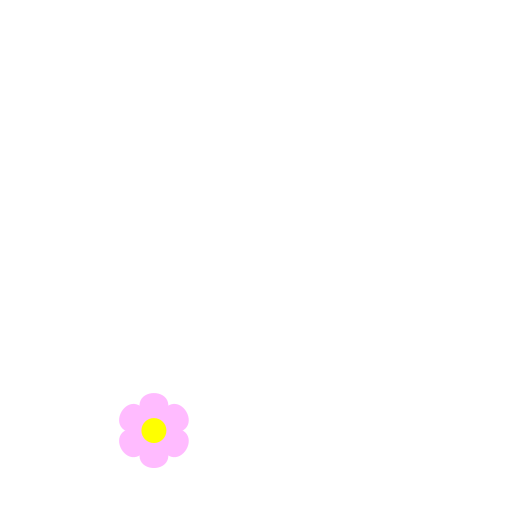
Frame 1 (no input)
Frame 60 (the mouse pressed at the canvas centre just before this capture): identical to frame 1, image omitted
Frame 120 (the mouse held since frame 60 and released just before this capture): identical to frame 1, image omitted

The Processing sketch that drew this single still picture (run headless with seeded random() and noise(); from frame 60 on, the mouse is pressed at the canvas centre):

// Processing sketch: esame26luglio2017es2
// ── esame26luglio2017es2.pde
ArrayList<Flower> F;

void setup(){
  size(512,512);
  color c = color(255,round(random(64,255)),255);
  F=new ArrayList<Flower>();
  F.add(new Flower(random(50,450), random(50,450), c));
}

void draw(){
  background(255);
  for (int i=0; i<F.size(); i++){
    Flower f = F.get(i);
    f.display();
  }
}

void mousePressed(){
  for (int i=0; i<F.size(); i++){
    Flower f = F.get(i);
    if (f.check(mouseX, mouseY))  f.onOff();
  }
}

void keyPressed(){
  if (key == CODED){
    if (keyCode == ALT)       setup();
    if (keyCode == CONTROL){
      color c = color(255,round(random(64,255)),255);
      F.add(new Flower(random(50,450), random(50,450), c));
    }
  }
}
  




  

// ── Flower.pde
class Flower{
  float x,y;
  color c;
  float d;
  Petal[] P;
  Flower(float x, float y, color c){
    this.x=x;
    this.y=y;
    this.c=c;
    this.d = 25.0;
    P = new Petal[6];
    for (int i=0; i<6; i++)
      P[i]=new Petal(x,y,i*60,c);
  }
  
  void display(){
    for (int i=0; i<P.length; i++) P[i].run();
    fill(255,255,0);
    noStroke();
    ellipseMode(CENTER);
    ellipse(x,y, d,d);
  }
  
  void move(){}
  
  boolean check(float x, float y){
    if (x >= this.x-d/2 && x <= this.x+d/2 && y >= this.y-d/2 && y <= this.y+d/2)
            return true;
    else    return false;
  }
  
  void onOff(){
    boolean done=false;
    boolean empty=false;
    for (int j=0; j<6; j++){
      if (!P[j].state)  empty=false;
      else              empty=true;  
    }
    int i=round(random(0,6));
    while(!done){
      if (!P[i%6].state){
        done=true;
        P[i%6].onOff();
      }
      else i++;
    }
  }
}

// ── Petal.pde
class Petal{
  float x,y,sx,sy,angle;
  color c;
  boolean state;
  Petal(float x, float y, float angle, color c){
    this.x = x;
    this.y = y;
    this.state = false;
    this.sx = random(-5,1);
    this.sy = random(-5,1);
    this.angle = angle;
    this.c = c;
  }
  
  void display(){
    noStroke();
    fill(c);
    pushMatrix();
      translate(x,y);
      rotate(radians(angle));
      bezier(0,0, -50,-50,50,-50, 0,0);
    popMatrix();
  }
  
  void move(){
    if (state){
      x+=sx;
      y+=sy;
      sx+=0.3;
      sy+=0.3;
    }
  }
  
  void onOff(){ state=!state; }
  
  void run(){
    display();
    move();
  }
}
